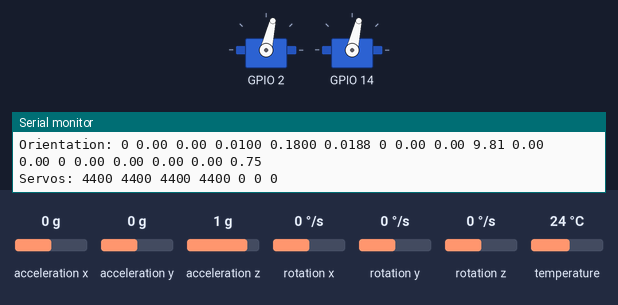
A program run on a simulated ESP32. On the bench: 2 × servo, the last lines printed to the serial monitor. The inputs (shaded band) are chosen by the test bench; at power-on: acceleration y 0 g, acceleration x 0 g, acceleration z 1 g, rotation x 0 °/s, rotation y 0 °/s, rotation z 0 °/s, temperature 24 °C. Servo pulses on a pin are drawn as a servo (544–2400 µs = 0–180°).

Above: at 2.6 s.
2.7 s: acceleration y set to -1.4 g
At 4.2 s:
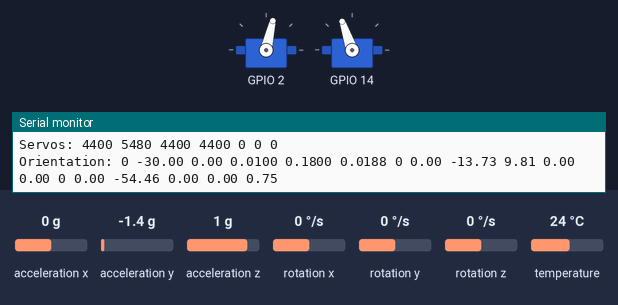
4.5 s: acceleration x set to -1.4 g
At 5.7 s:
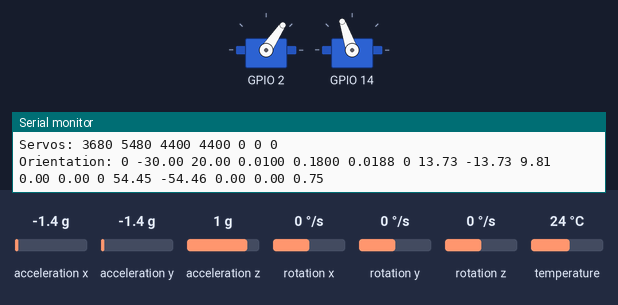
6.2 s: acceleration y set to 0.8 g
At 7.3 s:
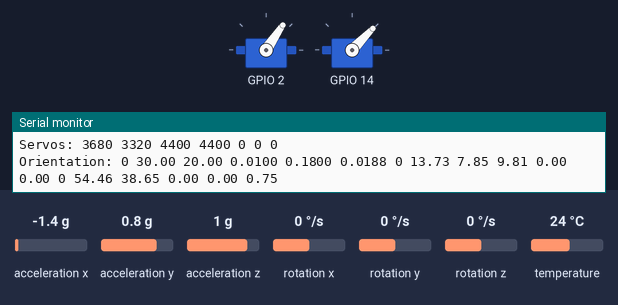
8.4 s: acceleration x set to -0.5 g
9.9 s: acceleration x set to -0.2 g
At 11.2 s:
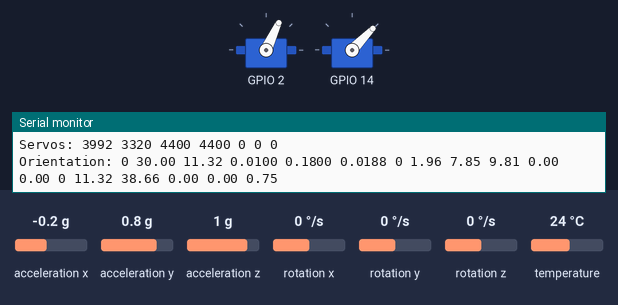
11.5 s: acceleration y set to -0.1 g
At 12.2 s:
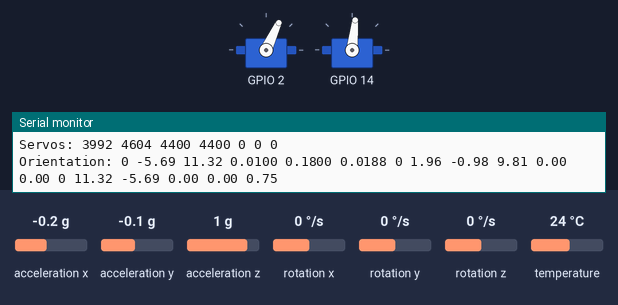
Timing chart, 0 to 14.4 s (numbered marks = the images above; inputs shaded):
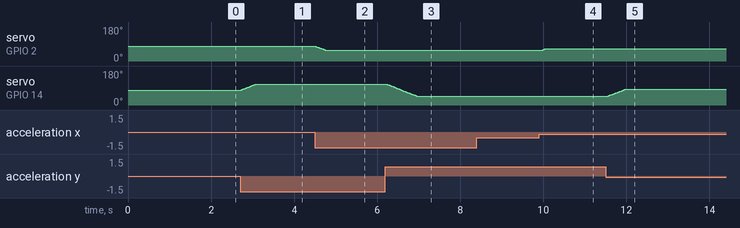

Measured:
- after the input at 2.7 s, servo on GPIO 14: moves from 77° to 109° over 0.35 s, starting at once
- after the input at 4.5 s, servo on GPIO 2: moves from 77° to 56° over 0.24 s, starting at once
- after the input at 6.2 s, servo on GPIO 14: moves from 109° to 46° over 0.72 s, starting at once
- after the input at 9.9 s, servo on GPIO 2: 56° → 65° after 0.07 s
- after the input at 11.5 s, servo on GPIO 14: moves from 46° to 84° over 0.41 s, starting after 0.05 s

The program:

main.cpp
```cpp
#include <Adafruit_MPU6050.h>
#include <Adafruit_Sensor.h>
#include <Wire.h>
#include <SimpleKalmanFilter.h>

//SERVO VARIABLES
#define TIMER_WIDTH 16
#define INCREMENT 36
#include "esp32-hal-ledc.h"
int servo_x = 0;
int servo_y = 0;
float bias_pitch = 0;
float bias_roll = 0;
float bias_g_pitch = 0;
float bias_g_roll = 0;

//CHANGEABLE VARIABLES
int x_init = 4400;
int y_init = 4400;
int MINTIME = 10;
float SERVO_GAIN = 1;


//MPU6050 AND FILTERS
unsigned long last_time = 0;
int SDAPin = 13;
int SCLPin = 15;
uint32_t timer;

//CHANGEABLE VARIABLES
float alpha = 0.75;       //Larger Alpha -> Trust accelerometer and kalman more, gyroscope less (less sensitive to fast turns but more stable)
int KALMAN = 0;           //KALMAN = 0 for complementary filter, KALMAN = 1 for no complementary filter
bool MANUAL_OVERRIDE = 0; //Whether to initiate the servo in manual mode

float Estimate_Error = 0.18;    //original = 0.35;
float Measurement_Error = 0.01; //original = 0.6
float Process_Noise = 0.0188;   //original = 0.0148

SimpleKalmanFilter xFilter(Estimate_Error, Measurement_Error, Process_Noise);
SimpleKalmanFilter yFilter(Estimate_Error, Measurement_Error, Process_Noise);

Adafruit_MPU6050 mpu;
void IMU_setup(void);
void IMU_SERVO(void);


void setup() {
  Serial.begin(115200);

  //Setup IMU and bias
  IMU_setup();
  float ax, ay, az;
  float gx, gy, gz;
  float roll, pitch;

  for(int i = 0; i< 50; i++){
    sensors_event_t a, g, temp;
    mpu.getEvent(&a, &g, &temp);

    //if chip is facing upwards
    ax = -a.acceleration.x;
    ay = a.acceleration.y;
    az = a.acceleration.z;

    gx = -g.gyro.y * RAD_TO_DEG ;
    gy = g.gyro.x * RAD_TO_DEG;
    gz = g.gyro.z;

    roll  = atan2(ax, az) * RAD_TO_DEG;
    pitch = atan2(ay, az) * RAD_TO_DEG;

    bias_roll = xFilter.updateEstimate(roll);
    bias_pitch = yFilter.updateEstimate(pitch);
    bias_g_roll = gx;
    bias_g_pitch = gy;
    delay(5);
  }


  //This current configuration cannot simultaneously support camera and servo but supposedly it works with higher timer frequency
  ledcSetup(1, 50, TIMER_WIDTH); // channel 1, 50 Hz, 16-bit width
  ledcSetup(2, 50, TIMER_WIDTH); // channel 2, 50 Hz, 16-bit width
  ledcAttachPin(2, 1);   // GPIO 2 assigned to channel 1
  ledcAttachPin(14, 2);       // GPIO 14 assigned to channel 1


  //8000 for 90 degree so
  servo_x = x_init;
  servo_y = y_init;
  ledcWrite(1, 4400);       // sweep servo 1
  ledcWrite(2, 4400);

  Serial.print("Setup:");
  Serial.print(bias_roll);
  Serial.print(" ");
  Serial.println(bias_pitch);
  Serial.print(" ");
  Serial.print(bias_g_roll);
  Serial.print(" ");
  Serial.println(bias_g_pitch);
  //-0.41 1.65
  delay(1000);
}

unsigned long last_loop_time = 0;

void loop() {
  IMU_SERVO();
  //SERVO_Test();
}


float comp_pitch = 0;
float comp_roll = 0;

void IMU_setup(void) {
  Wire.begin(SDAPin, SCLPin);
  Serial.println("Adafruit MPU6050 test!");

  // Try to initialize!
  if (!mpu.begin(0x68)) {
    Serial.println("Failed to find MPU6050 chip");
    while (1) {
      delay(10);
    }
  }
  Serial.println("MPU6050 Found!");

  mpu.setAccelerometerRange(MPU6050_RANGE_2_G);
//  mpu.setAccelerometerRange(MPU6050_RANGE_2_G);
  Serial.print("Accelerometer range set to: ");
  switch (mpu.getAccelerometerRange()) {
    case MPU6050_RANGE_2_G:    Serial.println("+-2G");    break;
    case MPU6050_RANGE_4_G:    Serial.println("+-4G");    break;
    case MPU6050_RANGE_8_G:    Serial.println("+-8G");    break;
    case MPU6050_RANGE_16_G:    Serial.println("+-16G");    break;
  }

//  mpu.setGyroRange(MPU6050_RANGE_250_DEG);
  mpu.setGyroRange(MPU6050_RANGE_2000_DEG);
  Serial.print("Gyro range set to: ");
  switch (mpu.getGyroRange()) {
    case MPU6050_RANGE_250_DEG:    Serial.println("+- 250 deg/s");    break;
    case MPU6050_RANGE_500_DEG:    Serial.println("+- 500 deg/s");    break;
    case MPU6050_RANGE_1000_DEG:    Serial.println("+- 1000 deg/s");    break;
    case MPU6050_RANGE_2000_DEG:    Serial.println("+- 2000 deg/s");    break;
  }

  mpu.setFilterBandwidth(MPU6050_BAND_21_HZ);
  Serial.print("Filter bandwidth set to: ");
  switch (mpu.getFilterBandwidth()) {
    case MPU6050_BAND_260_HZ:    Serial.println("260 Hz");    break;
    case MPU6050_BAND_184_HZ:    Serial.println("184 Hz");    break;
    case MPU6050_BAND_94_HZ:    Serial.println("94 Hz");    break;
    case MPU6050_BAND_44_HZ:    Serial.println("44 Hz");    break;
    case MPU6050_BAND_21_HZ:    Serial.println("21 Hz");    break;
    case MPU6050_BAND_10_HZ:    Serial.println("10 Hz");    break;
    case MPU6050_BAND_5_HZ:    Serial.println("5 Hz");    break;
  }

  Serial.println("");
  delay(100);
}

float pitch2 = 0;
float last_gyro_val = 0;
int gyro_count = 0;
unsigned long last_gyro_time = 0;
float last_roll;
float last_pitch;

long int last_servo_time = 0;

int X_CAPPED = 0;
int Y_CAPPED = 0;

void IMU_SERVO(void) {
  float ax, ay, az;
  float gx, gy, gz;
  float roll, pitch;

  sensors_event_t a, g, temp;
  mpu.getEvent(&a, &g, &temp);

  //if chip is facing downwards
  //ax = a.acceleration.x;
  //ay = a.acceleration.y;
  //az = -a.acceleration.z;
  //gx = g.gyro.x;
  //gy = g.gyro.y;
  //gz = -g.gyro.z;

  //if chip is facing upwards
  ax = -a.acceleration.x;
  ay = a.acceleration.y;
  az = a.acceleration.z;
  gx = -g.gyro.y * RAD_TO_DEG - bias_g_roll;
  gy = g.gyro.x * RAD_TO_DEG - bias_g_pitch;
  gz = g.gyro.z;

  roll  = atan2(ax, az) * RAD_TO_DEG;
  pitch = atan2(ay, az) * RAD_TO_DEG;

/*
  float gy_dt = micros() - last_gyro_time;
  pitch2 += (gx - last_gyro_val) / (gy_dt / 1000000);
  gyro_count++;
  if(gyro_count >= 2000){
    gyro_count = 0;
    pitch2 = 0;
  }
  last_gyro_val = gy;
  last_gyro_time = micros();
  */

  float dt = (micros() - last_gyro_time)/1000000;

  float kal_pitch = yFilter.updateEstimate(pitch) - bias_pitch;
  float kal_roll = xFilter.updateEstimate(roll) - bias_roll;
  comp_pitch = (1-alpha)*(comp_pitch + gy * dt) + (alpha)*(kal_pitch);
  comp_roll = (1-alpha)*(comp_roll + gx * dt) + (alpha)*(kal_roll);

  float final_pitch = 0;
  float final_roll = 0;
  if(KALMAN == 1) final_pitch = kal_pitch;
  else final_pitch = comp_pitch;
  if(KALMAN == 1) final_roll = kal_roll;
  else final_roll = comp_roll;
  last_gyro_time = micros();

    //Limit roll and pitch so it doensn't hit anything
    if(final_roll > 20){
      final_roll = 20;
    }
    if(final_roll < -20){
      final_roll = -20;
    }

    if(final_pitch > 30){
      final_pitch = 30;
    }
    if(final_pitch < -30){
      final_pitch = -30;
    }

  //Travel in small step to not overcurrent
  if(millis() - last_servo_time > MINTIME){
    last_servo_time = millis();

    X_CAPPED = 0;
    Y_CAPPED = 0;
    //Current roll = 10,
    //Last roll = 3
    int difference_roll= final_roll-last_roll; //positive is if current > last;
    if(abs(difference_roll) > SERVO_GAIN){ //diff_roll > servo_gain
      //diff_roll > 0 so final_roll = 3 + 1 = 4
      if(difference_roll > 0) final_roll = last_roll + SERVO_GAIN; //if difference is positive, add a bit to last and just move that increment
      if (difference_roll < 0) final_roll = last_roll - SERVO_GAIN; //if difference i negative, deduct a bit to last and just move that increment
      X_CAPPED = 1;
    }

    //Travel in small step to not overcurrent
    int difference_pitch= final_pitch-last_pitch; //positive is if current > last
    if(abs(difference_pitch) > SERVO_GAIN){
      if(difference_pitch > 0) final_pitch = last_pitch + SERVO_GAIN; //if difference is positive, add a bit to last and just move that increment
      if (difference_pitch < 0) final_pitch = last_pitch - SERVO_GAIN; //if difference i negative, deduct a bit to last and just move that increment
      Y_CAPPED = 1;
    }
  }

  if(MANUAL_OVERRIDE == 0){
    servo_y = y_init - final_pitch * INCREMENT;
    servo_x = x_init - final_roll * INCREMENT;
    ledcWrite(1, servo_x);
    ledcWrite(2, servo_y);
  }

  last_roll = final_roll;
  last_pitch = final_pitch;

  Serial.print("Orientation: ");
  Serial.print(0);
  Serial.print(" ");
  Serial.print(final_pitch);
  Serial.print(" ");
  Serial.print(final_roll);
  Serial.print(" ");
  Serial.print(Measurement_Error, 4);
  Serial.print(" ");
  Serial.print(Estimate_Error, 4);
  Serial.print(" ");
  Serial.print(Process_Noise, 4);
  Serial.print(" ");
  Serial.print(KALMAN);
  Serial.print(" ");
  Serial.print(ax);
  Serial.print(" ");
  Serial.print(ay);
  Serial.print(" ");
  Serial.print(az);
  Serial.print(" ");
  Serial.print(gx);
  Serial.print(" ");
  Serial.print(gy);
  Serial.print(" ");
  Serial.print(0); //gz
  Serial.print(" ");
  Serial.print(comp_roll);
  Serial.print(" ");
  Serial.print(comp_pitch);
  Serial.print(" ");
  Serial.print(bias_roll);
  Serial.print(" ");
  Serial.print(bias_pitch);
  Serial.print(" ");
  Serial.println(alpha);

  Serial.print("Servos:");
  Serial.print(" ");
  Serial.print(servo_x);
  Serial.print(" ");
  Serial.print(servo_y);
  Serial.print(" ");
  Serial.print(x_init);
  Serial.print(" ");
  Serial.print(y_init);
  Serial.print(" ");
  Serial.print(X_CAPPED);
  Serial.print(" ");
  Serial.print(Y_CAPPED);
  Serial.print(" ");
  Serial.println(MANUAL_OVERRIDE);

  char nRxData;
  if (Serial.available())    // Only begin if a byte is received from serial port.
  {
    nRxData = Serial.read();
    //Q_angle
    if (nRxData == '7' || nRxData == '4') {
      if(nRxData == '7') Measurement_Error += 0.005;
      if(nRxData == '4') Measurement_Error -= 0.005;
      xFilter.setMeasurementError(Measurement_Error);
      yFilter.setMeasurementError(Measurement_Error);
    }
    //Q_bias
    if (nRxData == '8' || nRxData == '5') {
      if(nRxData == '8') Estimate_Error += 0.005;
      if(nRxData == '5') Estimate_Error -= 0.005;
      xFilter.setEstimateError(Estimate_Error);
      yFilter.setEstimateError(Estimate_Error);
    }
    //R_measure
    if (nRxData == '9' || nRxData == '6') {
      if(nRxData == '9') Process_Noise += 0.001;
      if(nRxData == '6') Process_Noise -= 0.001;
      xFilter.setProcessNoise(Process_Noise);
      yFilter.setProcessNoise(Process_Noise);
    }
    if(nRxData == '0') {
      if(KALMAN == 1) KALMAN = 0;
      else KALMAN = 1;
    }

    if(MANUAL_OVERRIDE == 1){
      if(nRxData == 'a' || nRxData == 'A') servo_x-=INCREMENT;
      if(nRxData == 'd' || nRxData == 'D') servo_x+=INCREMENT;
      if(nRxData == 'w' || nRxData == 'W') servo_y+=INCREMENT;
      if(nRxData == 's' || nRxData == 'S') servo_y-=INCREMENT;
      if(nRxData == 'c' || nRxData == 'C') {
        y_init = servo_y;
        x_init = servo_x;
      }
      //ledcWrite(1, servo_x);
      //ledcWrite(2, servo_y);
    }

    if(nRxData == '.'){
      MANUAL_OVERRIDE ^= 1;
    }
    if(nRxData == '*') alpha += 0.05;
    if(nRxData == '/') alpha -= 0.05;
  }
}

//SimpleKalmanFilter::SimpleKalmanFilter(float mea_e, float est_e, float q)
```

SimpleKalmanFilter.cpp
```cpp
#include "Arduino.h"
#include "SimpleKalmanFilter.h"
#include <math.h>

SimpleKalmanFilter::SimpleKalmanFilter(float mea_e, float est_e, float q)
{
  _err_measure=mea_e;
  _err_estimate=est_e;
  _q = q;
}

float SimpleKalmanFilter::updateEstimate(float mea)
{
  _kalman_gain = _err_estimate/(_err_estimate + _err_measure);
  _current_estimate = _last_estimate + _kalman_gain * (mea - _last_estimate);
  _err_estimate =  (1.0 - _kalman_gain)*_err_estimate + fabs(_last_estimate-_current_estimate)*_q;
  _last_estimate=_current_estimate;

  return _current_estimate;
}

void SimpleKalmanFilter::setMeasurementError(float mea_e)
{
  _err_measure=mea_e;
}

void SimpleKalmanFilter::setEstimateError(float est_e)
{
  _err_estimate=est_e;
}

void SimpleKalmanFilter::setProcessNoise(float q)
{
  _q=q;
}

float SimpleKalmanFilter::getKalmanGain() {
  return _kalman_gain;
}

float SimpleKalmanFilter::getEstimateError() {
  return _err_estimate;
}
```

SimpleKalmanFilter.h
```cpp
// (licence header left out)
class SimpleKalmanFilter
{

public:
  SimpleKalmanFilter(float mea_e, float est_e, float q);
  float updateEstimate(float mea);
  void setMeasurementError(float mea_e);
  void setEstimateError(float est_e);
  void setProcessNoise(float q);
  float getKalmanGain();
  float getEstimateError();

private:
  float _err_measure;
  float _err_estimate;
  float _q;
  float _current_estimate;
  float _last_estimate;
  float _kalman_gain;

};
```
